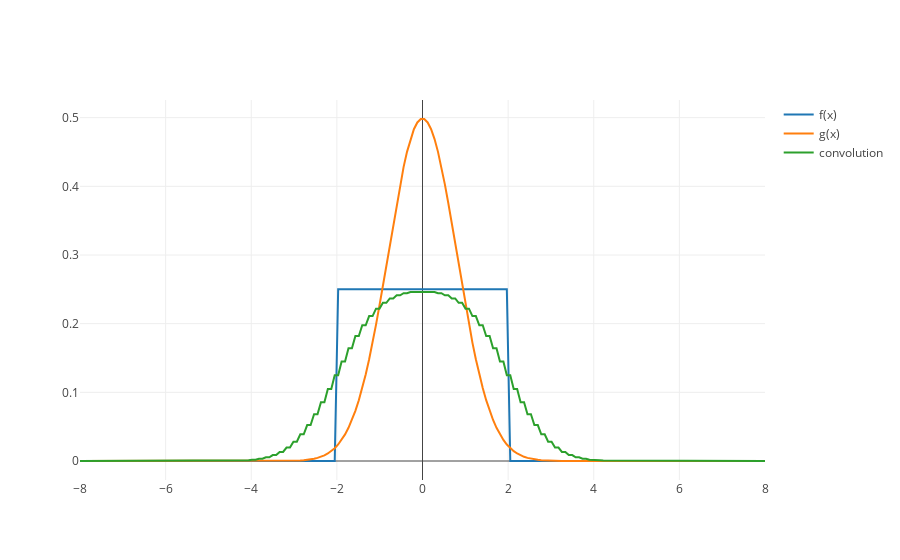

Notebook cell for this chart:
### Markdown cell above
Проверяем работу свертки, взяв в качестве одной функции ступеньку, а в качестве другой Гауссиану. Параметры `wStep` и `sigma` можно менять по своему усмотрению для получения различного результата.

### Code cell
wStep = 4; # Ширина ступеньки
sigma = 0.8;# Стандартное отклонение Гауссианы

# ступенька
f = lambda x: 1/wStep if (x >= -wStep/2 and x<= wStep/2) else 0.0 # нормировка на единицу
f = np.vectorize(f)

# Функция Гаусса
g = lambda x : 1/np.sqrt(2*math.pi)/sigma*np.exp(-x*x/2/sigma/sigma)

# Plot plot = new Plot(title: "Convolution test plot", showLegend: true)


# автоматическое определение окна интегрирования и отрисовки
wind = max(2*wStep, 4*sigma)
x = np.linspace(-wind, wind, 200)

traces = [
    go.Scatter(x = x, y = f(x), name = "f(x)"),
    go.Scatter(x = x, y = g(x), name = "g(x)"),
    go.Scatter(x = x, y = convolute(f,g, -wind, wind)(x), name = "convolution")
]

iplot(traces)

### Figure 1 — Plotly figure (JSON) as saved in the notebook; plotly's stock layout.template omitted (floating-point values rounded to 4 significant figures; data arrays with more than 128 entries replaced by an {"elided": "..."} marker saying what was removed)
{"data": [{"name": "f(x)", "type": "scatter", "uid": "e65d224e-31c3-414f-addd-1a7db561aa98", "x": {"elided": "200 float values"}, "y": {"elided": "200 float values"}}, {"name": "g(x)", "type": "scatter", "uid": "eee4c846-4953-47af-8744-17839939e577", "x": {"elided": "200 float values"}, "y": {"elided": "200 float values"}}, {"name": "convolution", "type": "scatter", "uid": "fecdc77f-4398-4623-b84b-7cc8deebcdbc", "x": {"elided": "200 float values"}, "y": {"elided": "200 float values"}}], "layout": {}}
